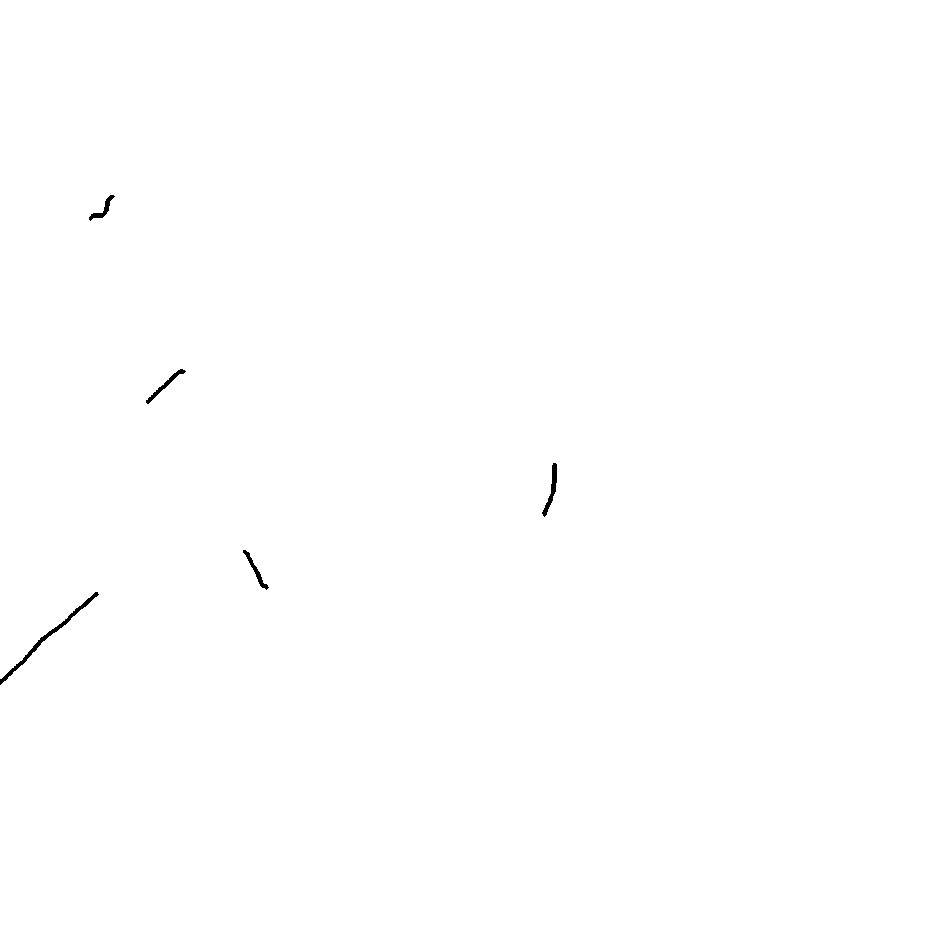
#> input picture FV-Cells/Policristal/Full_Defected/1014_ROI.bmp, 939 x 947 px; its folder holds 4 pictures in this run
$ jupyter execute --allow-errors Final_project.ipynb   (shell and % lines are left out)
#> lines starting #> are read from the running program, lines starting #| are printed output that depends on the picture; after the words box and inside, x2 and y2 are one past the last pixel; in counts of white or black regions, pixels touching at a corner belong together
[cell 1]
#Setup
import tensorflow as tf
from tensorflow import keras
from tensorflow.keras import layers
from tensorflow.keras.layers import BatchNormalization
from tensorflow.keras.layers import Conv2D
from tensorflow.keras.layers import Conv2DTranspose
from tensorflow.keras.layers import LeakyReLU
from tensorflow.keras.layers import Activation
from tensorflow.keras.layers import Flatten
from tensorflow.keras.layers import Dense
from tensorflow.keras.layers import Reshape
from tensorflow.keras.layers import Input
from tensorflow.keras.models import Model
from tensorflow.keras import backend as K
from tensorflow.keras.optimizers import Adam
from tensorflow.keras.datasets import mnist

import matplotlib.pyplot as plt
import numpy as np

import os
from os import listdir
from os.path import isfile, join
import time
import cv2

# 1. Data loading and preparation

from google.colab import drive
drive.mount('/content/drive')
import os
os.chdir("/content/drive/")
!ls
%cd MyDrive

[cell 2]
fpath_C = 'FV-Cells/Policristal/Full_Defected'
fpath_G = 'FV-Cells/Policristal/Full_Undefected'

filesG = [os.path.join(root, name)
            for root, dirs, files in os.walk(fpath_G)
            for name in files
            if (name.endswith((".bmp", ".BMP")))and ('ROI' not in name)]
filesC = [os.path.join(root, name)
            for root, dirs, files in os.walk(fpath_C)
            for name in files
            if (name.endswith((".bmp", ".BMP")))and ('ROI' not in name)]
ROIs = [os.path.join(root, name)
            for root, dirs, files in os.walk(fpath_C)
            for name in files
            if (name.endswith((".bmp", ".BMP")))and ('ROI' in name)]
print(len(filesG), len(filesC), len(ROIs))

Load images from paths

[cell 3]
imgG = [] #Undefected cells
imgC = [] #Cracked (defected) cells
ROI = []  #ROIs of defected cells

for pth in filesG:
  img = cv2.imread(pth,0)/255.
  imgG.append(img)
for pth in filesC:
  img = cv2.imread(pth,0)/255.
  imgC.append(img)
for pth in ROIs:
  img = cv2.imread(pth,0)/255.
#> img: shape (947, 939) float64; values 0 (black) and 1 (white), 99.8% white; 5 black regions, box (x1, y1, x2, y2) and area: (0, 592, 99, 685) 524, (542, 463, 557, 517) 250, (146, 369, 186, 404) 206, (243, 550, 269, 590) 189, (89, 195, 115, 221) 170
  if img.shape == (964, 968):
    ROI.append(img)
#> pass 2 of the loop `for pth in ROIs:`:
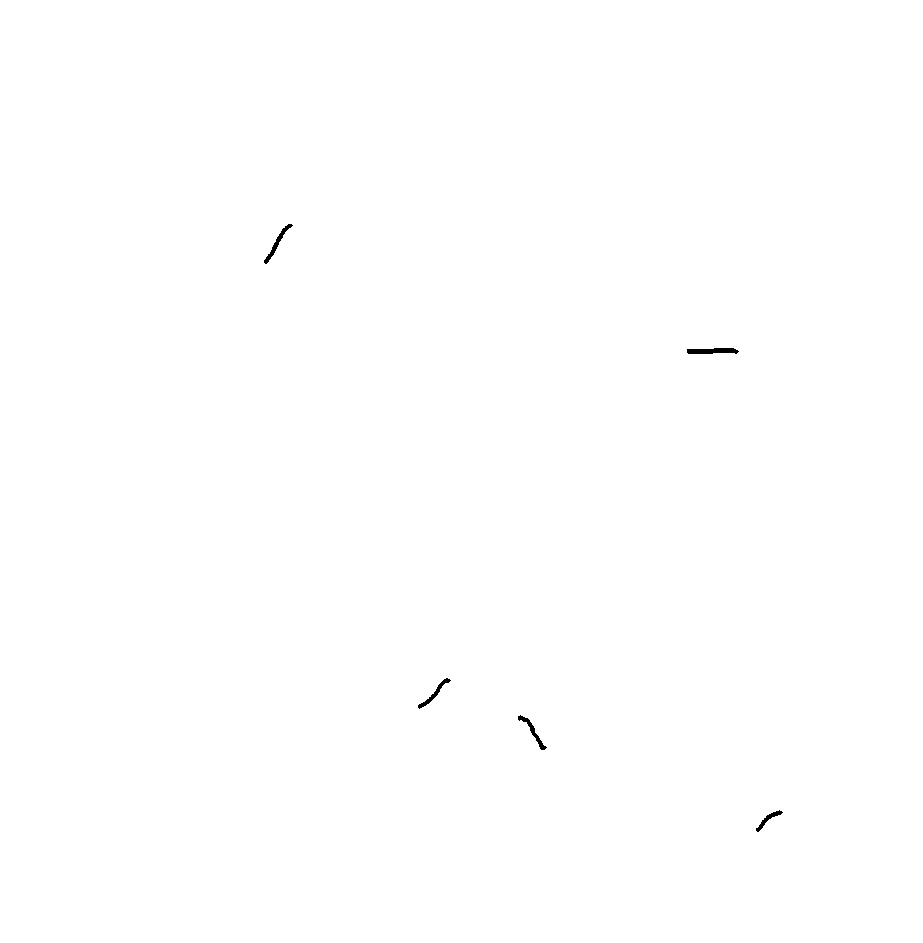
#> input picture FV-Cells/Policristal/Full_Defected/1002_ROI.bmp, 923 x 943 px

#Convert images to numpy arrays:
imgG = np.array(imgG)
#> imgG = empty array
imgC = np.array(imgC)
ROI = np.array(ROI)

Some visualization

#> (a cell that did not finish here is left out)

# 1.1 Segmentation

[cell 5]
#Create directories for training data generation

pth = "FV-Cells/Policristal/segmentation"
#os.mkdir(pth)

target_path = pth + "/train"
try:
    os.stat(target_path)
except:
    os.mkdir(target_path)
try:
    os.stat(target_path+'/bad')
except:
    os.mkdir(target_path+'/bad')
try:
    os.stat(target_path+'/good')
except:
    os.mkdir(target_path+'/good')

from random import randint
import shutil

valid_path = pth + "/validation"
try:
    os.stat(valid_path)
except:
    os.mkdir(valid_path)
try:
    os.stat(valid_path+'/bad')
except:
    os.mkdir(valid_path+'/bad')
try:
    os.stat(valid_path+'/good')
except:
    os.mkdir(valid_path+'/good')

Segmentation function

[cell 6]
#--------------------------------------
### IMAGE PROCESSING && SAVING
# [90 lines left out: functions img_procc, find_ROI_img, not called in this run]

Execution of segmentation

[cell 7]
bmpfilesC = filesC
bmpfilesG = filesG
bmpfiles = filesC + filesG
pth = "DL_Project/FV-Cells/Policristal/segmentation"
target_path = pth + "/train"

for i,fname in enumerate(bmpfiles):
    print('PROCESSING:: ' + str(i) + ' :: ' + fname)
    #fname = bmpfiles[-10]
    try:
        img_procc(fname, target_path)
    except:
        #print(" ")
        print("Exception occurred with : " + fname)
    time.sleep(0.01)

#2. Autoencoder model

Autoencoder declaration

[cell 8]
class ConvAutoencoder:
	@staticmethod
	def build(width, height, depth, filters=(32, 64), latentDim=16):
		# initialize the input shape to be "channels last" along with
		# the channels dimension itself
		# channels dimension itself
		inputShape = (height, width, depth)
		chanDim = -1

    # define the input to the encoder
		inputs = Input(shape=inputShape)
		x = inputs
		# loop over the number of filters
		for f in filters:
			# apply a CONV => RELU => BN operation
			x = Conv2D(f, (3, 3), strides=2, padding="same")(x)
			x = LeakyReLU(alpha=0.2)(x)
			x = BatchNormalization(axis=chanDim)(x)
		# flatten the network and then construct our latent vector
		volumeSize = K.int_shape(x)
		x = Flatten()(x)
		latent = Dense(latentDim)(x)
		# build the encoder model
		encoder = Model(inputs, latent, name="encoder")


    # start building the decoder model which will accept the
		# output of the encoder as its inputs
		latentInputs = Input(shape=(latentDim,))
		x = Dense(np.prod(volumeSize[1:]))(latentInputs)
		x = Reshape((volumeSize[1], volumeSize[2], volumeSize[3]))(x)
		# loop over our number of filters again, but this time in
		# reverse order
		for f in filters[::-1]:
			# apply a CONV_TRANSPOSE => RELU => BN operation
			x = Conv2DTranspose(f, (3, 3), strides=2,
				padding="same")(x)
			x = LeakyReLU(alpha=0.2)(x)
			x = BatchNormalization(axis=chanDim)(x)
    # apply a single CONV_TRANSPOSE layer used to recover the
		# original depth of the image
		x = Conv2DTranspose(depth, (3, 3), padding="same")(x)
		outputs = Activation("sigmoid")(x)
		# build the decoder model
		decoder = Model(latentInputs, outputs, name="decoder")
		# our autoencoder is the encoder + decoder
		autoencoder = Model(inputs, decoder(encoder(inputs)),
			name="autoencoder")
		# return a 3-tuple of the encoder, decoder, and autoencoder
		return (encoder, decoder, autoencoder)

#2.1 Entire images classification

[cell 9]
# Define train
path = 'DL_Project/FV-Cells/Policristal/Onak'
filesX = [os.path.join(root, name)
            for root, dirs, files in os.walk(path)
            for name in files
            if (name.endswith((".bmp", ".BMP")))and ('ROI' not in name)]

trainX = []
dim = (512, 512)
for pth in filesX:
  img = cv2.imread(pth,0)/255.
  img = cv2.resize(img, dim, interpolation = cv2.INTER_AREA)
  trainX.append(img)
trainX = np.array(trainX)
# and test data:
path = 'DL_Project/FV-Cells/Policristal/Txarrak'
filesY = [os.path.join(root, name)
            for root, dirs, files in os.walk(path)
            for name in files
            if (name.endswith((".bmp", ".BMP")))and ('ROI' not in name)]

testX = []

for pth in filesY:
  img = cv2.imread(pth,0)/255.
  img = cv2.resize(img, dim, interpolation = cv2.INTER_AREA)
  testX.append(img)

testX = np.array(testX)

[cell 10]
print(testX.shape[0])

[cell 11]
# initialize the number of epochs to train for and batch size
EPOCHS = 10
BS = 16
# construct our convolutional autoencoder
print("[INFO] building autoencoder...")
#> (the rest of this cell did not finish here and is left out)

#> (a cell that did not finish here is left out)

[cell 13]
errorsg = []
#> (the rest of this cell did not finish here and is left out)

#> (a cell that did not finish here is left out)

[cell 15]
from re import I
errors = []
anom = []
import os
os.chdir("/content/drive")
%cd MyDrive/DL_Project
i = 1
num_anom = 0

# loop over all original images and their corresponding
# reconstructions
#> (the rest of this cell did not finish here and is left out)

#2.2 Use segmentation before training autoencoder

[cell 16]
# Define train
path = 'DL_Project/FV-Cells/Policristal/segmentation/train/good'
filesX = [os.path.join(root, name)
            for root, dirs, files in os.walk(path)
            for name in files
            if (name.endswith((".bmp", ".BMP")))and ('B' not in name)]

trainX = []

for pth in filesX:
  img = cv2.imread(pth,0)/255.
  trainX.append(img)
trainX = np.array(trainX)
# and test data:
path = 'DL_Project/FV-Cells/Policristal/segmentation/validation/good'
filesY = [os.path.join(root, name)
            for root, dirs, files in os.walk(path)
            for name in files
            if (name.endswith((".bmp", ".BMP")))and ('ROI' not in name)]

testX = []

for pth in filesY:
  img = cv2.imread(pth,0)/255.
  testX.append(img)

testX = np.array(testX)

[cell 17]
# initialize the number of epochs and batch size
EPOCHS = 10
BS = 64
# construct the convolutional autoencoder
print("[INFO] building autoencoder...")
#> (the rest of this cell did not finish here and is left out)

opt = Adam(learning_rate=1e-3)
autoencoder.compile(loss="mse", optimizer=opt)
# train the convolutional autoencoder
H = autoencoder.fit(
	trainX, trainX,
	validation_data=(testX, testX),
	epochs=EPOCHS,
	batch_size=BS)

[cell 18]
#Testing with good and bad images:
path = 'DL_Project/FV-Cells/Policristal/segmentation/validation'
filesT = [os.path.join(root, name)
            for root, dirs, files in os.walk(path)
            for name in files
            if (name.endswith((".bmp", ".BMP")))and ('ROI' not in name)]

testing = []

for pth in filesT:
  img = cv2.imread(pth,0)/255.
  testing.append(img)

testing = np.array(testing)
print(len(filesT))

[cell 19]
bad_path = 'DL_Project/FV-Cells/Policristal/segmentation/validation/bad'
filesbad = filesT = [os.path.join(root, name)
            for root, dirs, files in os.walk(bad_path)
            for name in files
            if (name.endswith((".bmp", ".BMP")))and ('ROI' not in name)]
print(len(filesbad))

Make predictions to allow anomaly detection

#> (a cell that did not finish here is left out)

Make a threshold for anomaly detection, based on test images

[cell 21]
errorsg = []
#> (the rest of this cell did not finish here and is left out)

And finally make anomaly detection with testing data

[cell 22]
errors = []
anom = []

i = 1
num_anom = 0

# loop over all original images and their corresponding
# reconstructions
#> (the rest of this cell did not finish here and is left out)

#Some visualization

For whole image classification

[cell 23]
pth_F = 'DL_Project/FV-Cells/Policristal/Txarrak'

fl_F = [os.path.join(root, name)
            for root, dirs, files in os.walk(pth_F)
            for name in files
            if (name.endswith((".bmp", ".BMP")))and ('ROI' not in name)and ('heat' not in name)]
len(fl_F)
st=0
anomalies = []
for i in range(len(fl_F)):

    fname = fl_F[st+i]
    print(fname)
    img = cv2.imread(fname,0)

    img_w = 512
    img_h = 512

    errors, images, img_origin, mask, subw = Predictions(fname, ' ',autoencoder,img_w,img_h,mask=True)

    errors = np.asarray(errors)
    print(errors.shape)
    plt.subplot(121)
    plt.plot(errors,'.')
    plt.subplot(122)
    plt.hist(errors,30)
    plt.show()

    plt.figure(figsize=(10, 10))
    plt.subplot(121)
    plt.imshow(img)
    plt.subplot(122)
    plt.imshow(img*mask)
    plt.show()

For autoencoder with image segmentation

[cell 24]
from tensorflow.keras.preprocessing.image import ImageDataGenerator, array_to_img, img_to_array, load_img
import tensorflow as tf

#============================================================================================================
##Predict IMAGE & Save classified bmp
# [116 lines left out: functions Predictions, SlidingWindow, not called in this run]

[cell 25]
pth_F = 'DL_Project/FV-Cells/Policristal/Txarrak'

fl_F = [os.path.join(root, name)
            for root, dirs, files in os.walk(pth_F)
            for name in files
            if (name.endswith((".bmp", ".BMP")))and ('ROI' not in name)and ('heat' not in name)]
len(fl_F)
st=0
anomalies = []
for i in range(len(fl_F)):

    fname = fl_F[st+i]
    print(fname)
    img = cv2.imread(fname,0)

    img_w = 64
    img_h = 64

    errors, images, img_origin, mask, subw = Predictions(fname, ' ',autoencoder,img_w,img_h,mask=True)

    errors = np.asarray(errors)
    print(errors.shape)
    plt.subplot(121)
    plt.plot(errors,'.')
    plt.subplot(122)
    plt.hist(errors,30)
    plt.show()

    plt.figure(figsize=(10, 10))
    plt.subplot(121)
    plt.imshow(img)
    plt.subplot(122)
    plt.imshow(img*mask)
    plt.show()

    if True: #Save Anomaly for Anomaly Dataset
        idxs = np.where(errors>0.006)[0]
        if not(len(idxs)==0):
            for i in idxs:
                anomalies.append(images[i])

#3. U-net model creation

Input data preparation

[cell 26]
input_img = []
input_ROI = []

w, h = 256, 256
dim = (w, h)

for pth in filesC:
  img = cv2.imread(pth,0)/255.
  img = cv2.resize(img, dim, interpolation = cv2.INTER_AREA)
  input_img.append(img)

for pth in ROIs:
  img = cv2.imread(pth,0)/255.
  img = cv2.resize(img, dim, interpolation = cv2.INTER_NEAREST)
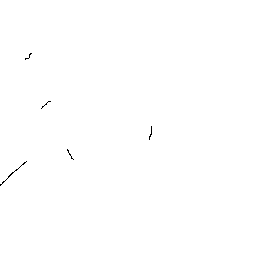
#> img: shape (256, 256) float64; values 0 (black) and 1 (white), 99.9% white; black in thin lines or dots, all inside (x1, y1, x2, y2) = (0, 53, 152, 186)
  input_ROI.append(img)
#> pass 2 of the loop `for pth in ROIs:`:
#> `img = cv2.resize(img, dim, interpolation = cv2.INTER_NEAREST)`:
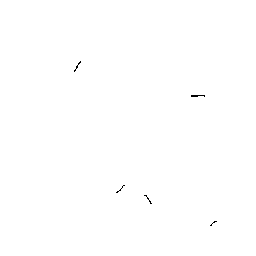
#> img: shape (256, 256) float64; values 0 (black) and 1 (white), 99.9% white; black in thin lines or dots, all inside (x1, y1, x2, y2) = (74, 61, 217, 226)

input_img = np.array(input_img)
#> input_img = empty array
input_ROI = np.array(input_ROI)

[cell 27]
#Spliting dataset into train and test. To do so shuffle indexes and split 80/20:

# Shuffle the values:
#id_shuf = np.argsort(np.random.rand(input_img.shape[0])) # Get indexes of the sorted values
#input_img = input_img[id_shuf]
#input_ROI = input_ROI[id_shuf]

# Now split the dataset:
split = 0.8*input_img.shape[0]
#> split = 0
train_img, test_img, train_ROI, test_ROI = [], [], [], []
i, j = 1, 1
for img in input_img:
  if  i <= split:
    train_img.append(img)
  else:
    test_img.append(img)
  i+=1
#> this loop made 0 passes
#> after the loop, i = 1; test_img = []; train_img = []
for ROI in input_ROI:
  if  j <= split:
    train_ROI.append(ROI)
  else:
    test_ROI.append(ROI)
  j+=1

train_img = np.array(train_img)
#> train_img = empty array
train_ROI = np.array(train_ROI)
test_img = np.array(test_img)
#> test_img = empty array
test_ROI = np.array(test_ROI)

print(train_img.shape)
#| (0,)
